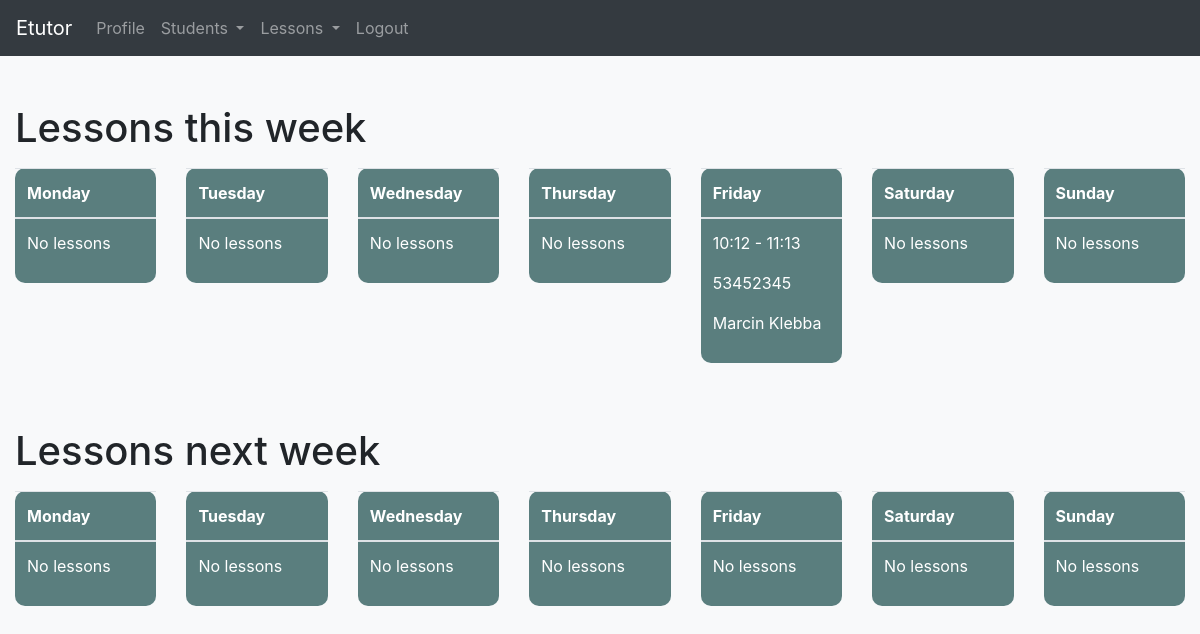
Page /lessons/ (signed in) on the committed database.
### app/models.py (models this page shows, shortened)
class Lesson(models.Model):
    ONLINE = 'Online'
    AT_CLIENTS = "Client's"
    AT_TUTORS = "Tutor's"
    PLACE = [
        (ONLINE, _('Online')),
        (AT_CLIENTS, _("Client's")),
        (AT_TUTORS, _("Tutor's")),
    ]
    subject = models.CharField(max_length=50)
    place = models.CharField(max_length=30, choices=PLACE, default=ONLINE)
    amount = models.PositiveIntegerField(null=False, blank=False)
    description = models.CharField(max_length=250, blank=True)
    start_datetime = models.DateTimeField()
    end_datetime = models.DateTimeField()
    is_repetitive = models.BooleanField(default=True)
    is_notification_send = models.BooleanField(default=False)
    send_facebook_message = models.BooleanField(default=True)
    send_email = models.BooleanField(default=False)
    send_sms = models.BooleanField(default=False)
    tutor = models.ForeignKey(Tutor, on_delete=models.CASCADE)
    student = models.ForeignKey(Student, on_delete=models.CASCADE)
    objects = LessonManager()
    class Meta:
        ordering = ['start_datetime']
    def get_lesson_start_and_end_time(self):
        return '{start} - {end}'.format(start=self.start_datetime.astimezone().strftime("%H:%M"),
                                        end=self.end_datetime.astimezone().strftime("%H:%M")
                                        )
    def get_absolute_url(self):
        return reverse('lesson-detail', args=[self.id])

class Student(models.Model):
    first_name = models.CharField(max_length=50)
    last_name = models.CharField(max_length=50)
    address = models.CharField(max_length=100, blank=True)
    education_level = models.CharField(max_length=50, blank=True)
    phone_number = models.CharField(max_length=20, blank=True)
    email = models.EmailField(blank=True)
    discord_nick = models.CharField(max_length=50, blank=True)
    facebook_profile = models.CharField(max_length=150, blank=True)
    facebook_psid = models.CharField(max_length=50, blank=True)
    tutor = models.ForeignKey(Tutor, on_delete=models.CASCADE)
    def __str__(self):
        return f'{self.first_name.capitalize()} {self.last_name.capitalize()}'
    def get_absolute_url(self):
        return reverse('student-detail', args=[self.id])

### app/views.py (the view)
# urls.py: path('lessons/', views.LessonListView.as_view(), name='lessons'),
@method_decorator(login_required, name='dispatch')
class LessonListView(ListView):
    model = Lesson
    template_name = 'lesson_list.html'
    def get_queryset(self):
        return super().get_queryset().filter(tutor=self.request.user.tutor)
    def get_context_data(self, *, object_list=None, **kwargs):
        object_list = object_list if object_list else self.object_list
        return super(LessonListView, self).get_context_data(
            object_list=object_list,
            lessons_this_week=get_lessons_to_display(object_list, week='current'),
            lessons_next_week=get_lessons_to_display(object_list, week='next'),
        )

### app/calendar.py (called while the page is built)
def get_lessons_to_display(queryset, week='current'):
    now = datetime.now()
    start = now - timedelta(days=now.weekday())
    end = start + timedelta(days=6)
    start = start.replace(hour=0, minute=0)
    end = end.replace(hour=23, minute=59)
    if week == 'next':
        start += timedelta(days=7)
        end += timedelta(days=7)
    queryset = queryset.filter(start_datetime__range=(start, end)).annotate(weekday=Extract('start_datetime', 'iso_week_day'), hour=Extract(
        'start_datetime', 'hour')).order_by('weekday')
    lessons_in_day = []
    for iso in range(1, 8):
        lessons_in_day.append(queryset.filter(weekday=iso))
    return {x[0]: x[1] for x in zip(ISO_WEEK_DAYS, lessons_in_day)}

### templates/lesson_list.html (shortened to what this page needs)
{% extends 'base.html' %}
{% block content %}
<div class="container-fluid">
    <h1 class="mt-5">Lessons this week</h1>
    <div class="row mt-3">
        {% for day, lessons in lessons_this_week.items %}
        <div class="col">
            <table class="table bg-calendar">
                <thead>
                    <tr>
                        <th scope="col">{{day}}</th>
                    </tr>
                </thead>
                <tbody>
                    {% for lesson in lessons %}
                    <tr>
                        <td>
                            <p>{{ lesson.get_lesson_start_and_end_time }}</p>
                            <p><a href="{{lesson.get_absolute_url}}">{{ lesson.subject }}</a></p>
                            <p><a href="{{lesson.student.get_absolute_url}}">{{ lesson.student }}</a></p>
                        </td>
                    </tr>
                    {% empty %}
                    <tr>
                        <td>
                            <p>No lessons</p>
                        </td>
                    </tr>
                    {% endfor %}
                </tbody>
            </table>
        </div>
        {% endfor %}
    </div>
    <h1 class="mt-5">Lessons next week</h1>
    <div class="row mt-3">
        {% for day, lessons in lessons_next_week.items %}
        <div class="col">
            <table class="table bg-calendar">
                <thead>
                    <tr>
                        <th scope="col">{{day}}</th>
                    </tr>
                </thead>
                <tbody>
                    {% for lesson in lessons %}
                    <tr>
                        <td>
                            <p>{{ lesson.get_lesson_start_and_end_time }}</p>
                            <p><a href="{{lesson.get_absolute_url}}">{{ lesson.subject }}</a></p>
                            <p><a href="{{lesson.student.get_absolute_url}}">{{ lesson.student }}</a></p>
                        </td>
                    </tr>
                    {% empty %}
                    <tr>
                        <td>
                            <p>No lessons</p>
                        </td>
                    </tr>
                    {% endfor %}
                </tbody>
            </table>
        </div>
        {% endfor %}
    </div>
</div>
{% endblock %}

### static/css/style.css (style rules this page uses)
.bg-calendar { color: white !important; background-color: rgba(27, 78, 78, 0.714); border-radius: 10px; }
.bg-calendar a { color: white !important; }

### rows in the picture
Lesson: get_lesson_start_and_end_time "10:12 - 11:13", subject "53452345", student "Marcin Klebba"

### other values in the picture
{{ day }} "Monday" "Tuesday" "Wednesday" "Thursday" "Friday" "Saturday" "Sunday"
